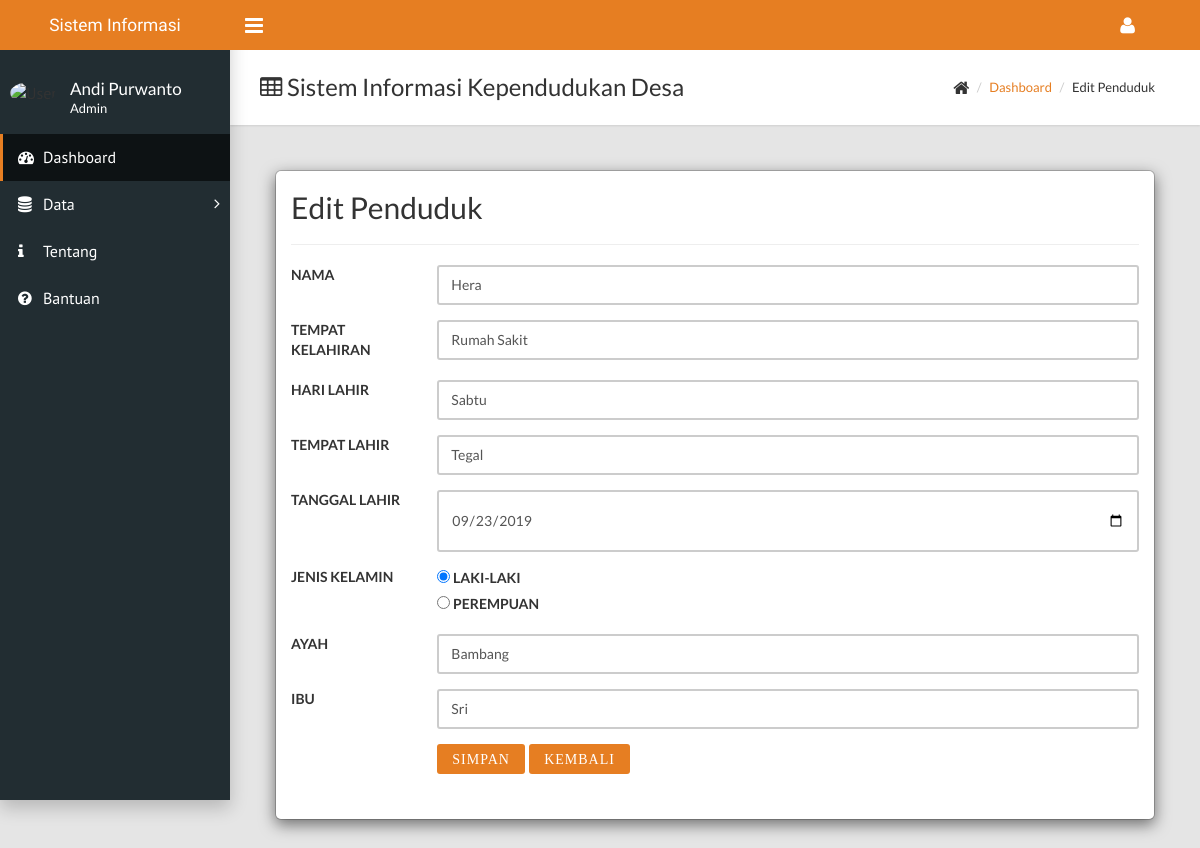
The page /dashboard/edit_kelahiran.php?id=2 (signed in) on the database its author committed.
### tables this page shows
CREATE TABLE `users` (
  `id_user` int(11) NOT NULL,
  `fullname` varchar(50) DEFAULT NULL,
  `username` varchar(10) DEFAULT NULL,
  `alamat` varchar(100) DEFAULT NULL,
  `job_title` varchar(20) DEFAULT NULL,
  `Tempat Lahir` varchar(15) DEFAULT NULL,
  `tanggal lahir` date DEFAULT NULL,
  `email` varchar(25) DEFAULT NULL,
  `password` varchar(200) DEFAULT NULL,
  `level` enum('1','2') DEFAULT NULL,
  `join_date` timestamp NULL DEFAULT NULL,
  `last_activity` timestamp NULL DEFAULT NULL
);

CREATE TABLE `data_kelahiran` (
  `id` int(11) NOT NULL,
  `nama` varchar(30) NOT NULL,
  `tempat_kelahiran` varchar(12) NOT NULL,
  `hari_lahir` varchar(6) NOT NULL,
  `tempat_lahir` varchar(12) NOT NULL,
  `tanggal_lahir` date NOT NULL,
  `jenis_kelamin` varchar(9) NOT NULL,
  `ayah` varchar(25) NOT NULL,
  `ibu` varchar(25) NOT NULL
);

### dashboard/edit_kelahiran.php (the view, shortened to what this page needs)
<!DOCTYPE html>
<html>
<?php
$user = $_SESSION['username'];
$query = mysql_query("SELECT fullname,job_title,last_activity FROM users WHERE username='$user'");
$data = mysql_fetch_array($query);
?>
<head>
  <link rel="stylesheet" type="text/css" href="../assets/css/main.css">
  <link rel="stylesheet" type="text/css" href="../assets/plugins/datatables/css/jquery.dataTables.css">
</head>
<body class="sidebar-mini fixed">
  <div class="wrapper">
    <header class="main-header hidden-print"><a class="logo" href="index.php" style="font-size:13pt">Sistem Informasi Kependudukan</a>
      <nav class="navbar navbar-static-top">
        <a class="sidebar-toggle" href="#" data-toggle="offcanvas"></a>
        <div class="navbar-custom-menu">
          <ul class="top-nav">
            <li class="dropdown"><a class="dropdown-toggle" href="#" data-toggle="dropdown" role="button" aria-haspopup="true" aria-expanded="false"><i class="fa fa-user fa-lg"></i></a>
        </li>
    </ul>
</div>
</nav>
</header>
<aside class="main-sidebar hidden-print">
  <section class="sidebar">
    <div class="user-panel">
      <div class="pull-left image"><img class="img-circle" src="https://s3.amazonaws.com/uifaces/faces/twitter/jsa/48.jpg" alt="User Image"></div>
      <div class="pull-left info">
        <p style="margin-top:-5px;"><?php echo $data['fullname']; ?></p>
        <p class="designation"><?php echo $data['job_title']; ?></p>
    </div>
</div>
<ul class="sidebar-menu">
  <li class="active"><a href="index.php"><i class="fa fa-dashboard"></i><span>Dashboard</span></a></li>
  <li class="treeview"><a href="#"><i class="fa fa-database"></i><span>Data</span><i class="fa fa-angle-right"></i></a>
</li>
<li><a href="about.php"><i class="fa fa-info"></i><span>Tentang</span></a></li>
<li><a href="help.php"><i class="fa fa-question-circle"></i><span>Bantuan</span></a></li>
</ul>
</section>
</aside>
<div class="content-wrapper">
  <div class="page-title">
    <div>
      <h1><i class="fa fa-table"></i>  Sistem Informasi Kependudukan Desa</h1>
  </div>
  <div>
      <ul class="breadcrumb">
        <li><i class="fa fa-home fa-lg"></i></li>
        <li><a href="index.php">Dashboard</a></li>
        <li>Edit Penduduk</li>
    </ul>
</div>
</div>
<div class="modal-body">
    <div class="modal-content">
      <div class="container-fluid" style="margin-bottom: 30px">
        <b><h2>Edit Penduduk</h2></b>
        <hr>
        <?php
        if(isset($_GET['id'])){
            $id = $_GET['id'];
            $select = mysql_query("SELECT * FROM data_kelahiran WHERE id='$id'") or die(mysql_error($koneksi));
            if(mysql_num_rows($select) == 0){
                echo '<div class="alert alert-warning">ID tidak ada dalam database.</div>';
                exit();
            }else{
                $data = mysql_fetch_assoc($select);
            }
        }
        ?>
         <form action="edit_kelahiran.php?id=<?php echo $id; ?>" method="post">
            <div class="form-group row">
                <label class="col-sm-2 col-form-label">NAMA</label>
                <div class="col-sm-10">
                    <input type="text" name="nama" class="form-control" value="<?php echo $data['nama']; ?>" required>
                </div>
            </div>
            <div class="form-group row">
                <label class="col-sm-2 col-form-label">TEMPAT KELAHIRAN</label>
                <div class="col-sm-10">
                    <input type="text" name="tempat_kelahiran" class="form-control" value="<?php echo $data['tempat_kelahiran']; ?>" required>
                </div>
            </div>
            <div class="form-group row">
                <label class="col-sm-2 col-form-label">HARI LAHIR</label>
                <div class="col-sm-10">
                    <input type="text" name="hari_lahir" class="form-control" value="<?php echo $data['hari_lahir']; ?>" required>
                </div>
            </div>
            <div class="form-group row">
                <label class="col-sm-2 col-form-label">TEMPAT LAHIR</label>
                <div class="col-sm-10">
                    <input type="text" name="tempat_lahir" class="form-control" value="<?php echo $data['tempat_lahir']; ?>" required>
                </div>
            </div>
            <div class="form-group row">
                <label class="col-sm-2 col-form-label">TANGGAL LAHIR</label>
                <div class="col-sm-10">
                    <input type="date" name="tanggal_lahir" class="form-control" value="<?php echo $data['tanggal_lahir']; ?>" required>
                </div>
            </div>
            <div class="form-group row">
                <label class="col-sm-2 col-form-label">JENIS KELAMIN</label>
                <div class="col-sm-10">
                    <div class="form-check">
                        <input type="radio" class="form-check-input" name="jenis_kelamin" value="LAKI-LAKI" <?php if($data['jenis_kelamin'] == 'LAKI-LAKI'){ echo 'checked'; } ?> required>
                        <label class="form-check-label">LAKI-LAKI</label>
                    </div>
                    <div class="form-check">
                        <input type="radio" class="form-check-input" name="jenis_kelamin" value="PEREMPUAN" <?php if($data['jenis_kelamin'] == 'PEREMPUAN'){ echo 'checked'; } ?> required>
                        <label class="form-check-label">PEREMPUAN</label>
                    </div>
                </div>
            </div>
             <div class="form-group row">
                <label class="col-sm-2 col-form-label">AYAH</label>
                <div class="col-sm-10">
                    <input type="text" name="ayah" class="form-control" value="<?php echo $data['ayah']; ?>" required>
                </div>
            </div>
            <div class="form-group row">
                <label class="col-sm-2 col-form-label">IBU</label>
                <div class="col-sm-10">
                    <input type="text" name="ibu" class="form-control" value="<?php echo $data['ibu']; ?>" required>
                </div>
            </div>
            <div class="form-group row">
                <label class="col-sm-2 col-form-label">&nbsp;</label>
                <div class="col-sm-10">
                    <input type="submit" name="submit" class="btn btn-primary pull-left fa fa-floppy" value="SIMPAN">
                    <a href="list_penduduk.php" class="btn btn-primary fa fa-back">KEMBALI</a>
                </div>
            </div>
        </form>
    </div>
</body>
</html>

### rows shown on the page
users: fullname "Andi Purwanto", job_title "Admin"
data_kelahiran: nama "Hera", tempat_kelahiran "Rumah Sakit", hari_lahir "Sabtu", tempat_lahir "Tegal", tanggal_lahir "09/23/2019", jenis_kelamin "☑", ayah "Bambang", ibu "Sri"
